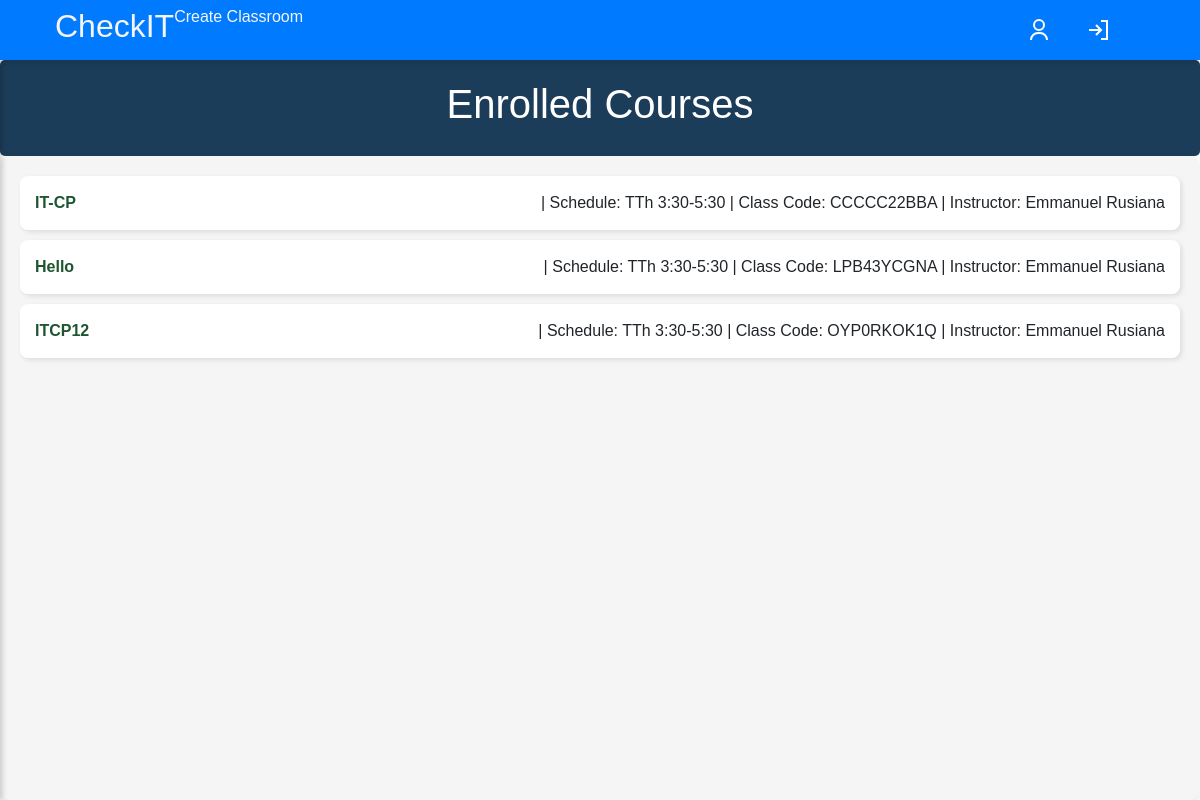
Screenshot of /api/ (signed in) with the database file from the repository.
### autochecker/models.py (models this page shows, shortened)
class Classroom(models.Model):
     class_name = models.CharField(max_length=50,)
     class_code = models.CharField(max_length=10, null= False, unique=True)
     schedule = models.CharField(max_length=20)
     teacher_assigned = models.ForeignKey(settings.AUTH_USER_MODEL, on_delete=models.CASCADE, limit_choices_to=professor_filter)
     students_assigned = models.ManyToManyField(settings.AUTH_USER_MODEL, related_name='student_classes',limit_choices_to=student_filter, blank=True)
     def __str__(self):
          return f'{self.class_name} - Prof. {self.teacher_assigned.last_name}, { self.teacher_assigned.first_name}'

class CustomUser(AbstractUser):
     ROLE = (
          ('professor', 'professor'),
          ('student', 'student')
     )
     role = models.CharField(max_length=10, choices=ROLE)

### autochecker/views/classroom_list.py (the view)
# urls.py: path('', ClassroomListView.as_view(), name='home'),
class ClassroomListView(LoginRequiredMixin, ListView):
    template_name = 'main/index.html'
    model = Classroom
    context_object_name = 'classrooms'
    def get_queryset(self):
        user = self.request.user
        classrooms = Classroom.objects.filter(
            Q(students_assigned=user) |Q(teacher_assigned=user)
        ).distinct()
        print("DEBUG: Retrieved Classrooms ->", classrooms)  # ✅ Debugging line
        if not classrooms.exists():
            print("❌ No classrooms found for this user!")
        return classrooms
    def get_context_data(self, **kwargs):
        context = super().get_context_data(**kwargs)
        context['join_classroom_form'] = ClassroomCodeForm()
        return context

### templates/main/index.html (shortened to what this page needs)
{% extends '../layout/layout.html' %}
{% block loadcss %}
{% load static %}
<link rel="stylesheet" href="{% static 'css/index.css' %}?{% now 'U' %}">
{% endblock %}
{% block extra_links %}
{%if user.role != 'student'%}
     <h6>
     <a class='nav-link'href="{% url 'create_classroom' %}">Create Classroom</a>
     </h6>
{% endif %}
{% endblock %}
{%block main %}
     <div class="container2">
     <div class="main-">
          <div class="classroom-header">
               <h1>Enrolled Courses</h1>
          </div>
          <div class="classroom-container" id="classroom-list">
               {% if classrooms %}
                    {% for classroom in classrooms %}
                    <div class="classroom-item">
                         <a href="{% url 'classroom_detail' classroom.pk %}">{{ classroom.class_name }}</a> |
                         Schedule: {{ classroom.schedule }} | Class Code: {{ classroom.class_code }} | Instructor: {{ classroom.teacher_assigned.get_full_name }}
                    </div>
                    {% endfor %}
               {% else %}
                Hello walay solud
               {%endif%}
          </div>
     </div>
     </div>
{% endblock %}

### css/index.css (style rules this page uses)
body, html { height: 100vh; width: 100vw; display: flex; flex-direction: column; margin: 0; font-family: "Arial", sans-serif; background: #f8f9fa; }
.navbar1 > .nav-left > a, .navbar1 > .nav-left > h6 > a { color: #f5f5f5 !important;; text-decoration: none; }
.container2 { display: flex; flex-grow: 1; width: 100%; height: calc(100vh - 60px); overflow: hidden; }
.main- { flex-grow: 1; display: flex; flex-direction: column; width: 100%; background: white; }
.classroom-header { background: #1C3D5A; padding: 20px; text-align: center; color: white; font-size: 1.8em; font-weight: bold; border-radius: 5px; }
.classroom-container { flex-grow: 1; background: #F5F5F5; padding: 20px; border-radius: 10px; box-shadow: 0 4px 8px rgba(0, 0, 0, 0.1); overflow-y: auto; }
.classroom-item { background: white; padding: 15px; margin-bottom: 10px; border-radius: 8px; box-shadow: 2px 2px 5px rgba(0, 0, 0, 0.1); display: flex; justify-content: space-between; align-items: center; transition: transform 0.2s ease, box-shadow 0.2s ease; }
.classroom-item a { color: #1E5631; text-decoration: none; font-weight: bold; }

### rows the page displays
Classroom: class_name "IT-CP", schedule "TTh 3:30-5:30", class_code "CCCCC22BBA", teacher_assigned.get_full_name "Emmanuel Rusiana"
Classroom: class_name "Hello", schedule "TTh 3:30-5:30", class_code "LPB43YCGNA", teacher_assigned.get_full_name "Emmanuel Rusiana"
Classroom: class_name "ITCP12", schedule "TTh 3:30-5:30", class_code "OYP0RKOK1Q", teacher_assigned.get_full_name "Emmanuel Rusiana"
